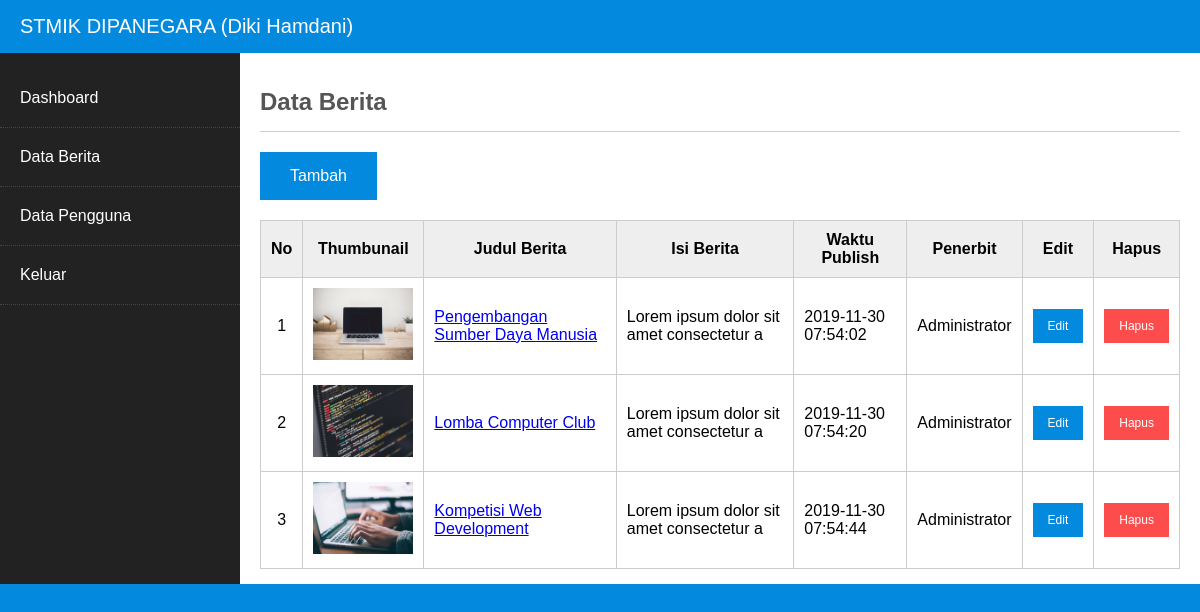
The app's page /Admin/utama.php?page=tabel (signed in) with its own data.
### tables this page shows
CREATE TABLE `berita` (
  `id` int(11) NOT NULL,
  `judul` varchar(100) NOT NULL,
  `isi` text NOT NULL,
  `waktu` timestamp NOT NULL DEFAULT current_timestamp() ON UPDATE current_timestamp(),
  `gambar` varchar(100) NOT NULL,
  `post_by` varchar(35) NOT NULL
);

### Admin/Template/Table/table.php (the view)
<?php
  if (isset($_REQUEST['aksi'])) {
    $aksi = $_REQUEST['aksi'];
    switch ($aksi) {
      case 'view':
        include 'Template/Aksi/view-berita.php';
        break;
      case 'edit':
        include 'Template/Aksi/edit.php';
        break;
      case 'delete':
        include 'Template/Aksi/delete.php';
        break;
      default:
        break;
    }
  } else{ ?>
<h2 class="judul">Data Berita</h2>
<a href="utama.php?page=create-berita" class="tombol">Tambah</a>
<table class="table">
          <thead>
            <tr>
              <th>No</th>
              <th>Thumbunail</th>
              <th>Judul Berita</th>
              <th>Isi Berita</th>
              <th>Waktu Publish</th>
              <th>Penerbit</th>
              <th>Edit</th>
              <th> Hapus</th>
            </tr>
          </thead>
          <tbody>
          <?php
            $no=0;
            $tampil = mysqli_query($kon,"SELECT * FROM berita");
            while ($row = mysqli_fetch_array($tampil)) {
            $text_lengkap = $row['isi'];
            $text_potongan=substr($text_lengkap, 0, 40);
            $no++;
        ?>
            <tr>
              <td align="center"><?php echo $no; ?></td>
              <td><img src="<?php echo "img/" .$row['gambar']; ?>" width="100" alt="" /></td>
              <td>
                <a href="utama.php?page=tabel&aksi=view&id=<?php echo $row['id']; ?>"><?php echo $row['judul']; ?></a>
              </td>
              <td><?php echo $text_potongan?></td>
              <td><?php echo $row['waktu']; ?></td>
              <td><?php echo $row['post_by']; ?></td>
              <td>
                <a href="utama.php?page=tabel&aksi=edit&id=<?php echo $row['id'] ?>" class="tombol edit">Edit</a>
              </td>
              <td><a onclick="return confirm('Apakah Anda yakin?')"href="./utama.php?page=tabel&aksi=delete&d=<?php echo $row['id']; ?>" class="tombol hapus">Hapus</a></td>
            </tr>
            <?php } ?>
          </tbody>
        </table>
<?php } ?>

### css/dashboard.css (style rules this page uses)
* { box-sizing: border-box; }
body { font-family: Arial, Helvetica, sans-serif; margin: 0; background: #038ade; }
.judul { color: #555; border-bottom: 1px solid #ccc; padding-bottom: 15px; }
.table { width: 100%; margin-top: 20px; border-collapse: collapse; }
.table th, .table td { border: 1px solid #ccc; padding: 10px; }
.table th { background: #eee; }
.tombol { display: inline-block; max-width: 150px; padding: 15px 30px; color: #fff; text-decoration: none; background: #038ade; cursor: pointer; }
.tombol.edit, .tombol.hapus { padding: 10px 15px; font-size: 12px; }
.tombol.hapus { background: #fc4c4c; }

### records on screen
berita: gambar (picture), judul "Pengembangan Sumber Daya Manusia", isi "Lorem ipsum dolor sit amet consectetur a", waktu "2019-11-30 07:54:02", post_by "Administrator"
berita: gambar (picture), judul "Lomba Computer Club", isi "Lorem ipsum dolor sit amet consectetur a", waktu "2019-11-30 07:54:20", post_by "Administrator"
berita: gambar (picture), judul "Kompetisi Web Development", isi "Lorem ipsum dolor sit amet consectetur a", waktu "2019-11-30 07:54:44", post_by "Administrator"

### other values on screen
$user "Diki Hamdani"
